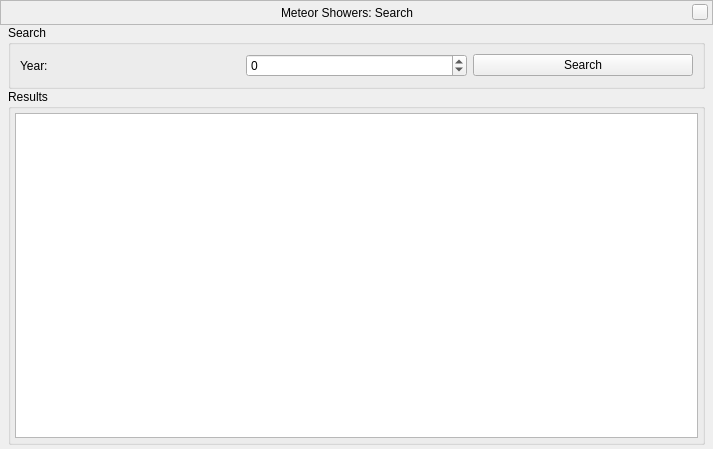
<?xml version="1.0" encoding="UTF-8"?>
<ui version="4.0">
 <class>MSSearchDialog</class>
 <widget class="QWidget" name="MSSearchDialog">
  <property name="geometry">
   <rect>
    <x>0</x>
    <y>0</y>
    <width>713</width>
    <height>449</height>
   </rect>
  </property>
  <property name="windowTitle">
   <string>Meteor Showers Configuration</string>
  </property>
  <layout class="QVBoxLayout" name="verticalLayout_2">
   <property name="spacing">
    <number>0</number>
   </property>
   <property name="leftMargin">
    <number>0</number>
   </property>
   <property name="topMargin">
    <number>0</number>
   </property>
   <property name="rightMargin">
    <number>0</number>
   </property>
   <property name="bottomMargin">
    <number>0</number>
   </property>
   <item>
    <widget class="BarFrame" name="TitleBar">
     <property name="sizePolicy">
      <sizepolicy hsizetype="Expanding" vsizetype="Fixed">
       <horstretch>0</horstretch>
       <verstretch>0</verstretch>
      </sizepolicy>
     </property>
     <property name="minimumSize">
      <size>
       <width>530</width>
       <height>25</height>
      </size>
     </property>
     <property name="maximumSize">
      <size>
       <width>16777215</width>
       <height>25</height>
      </size>
     </property>
     <property name="focusPolicy">
      <enum>Qt::NoFocus</enum>
     </property>
     <property name="autoFillBackground">
      <bool>false</bool>
     </property>
     <property name="frameShape">
      <enum>QFrame::StyledPanel</enum>
     </property>
     <layout class="QHBoxLayout">
      <property name="spacing">
       <number>0</number>
      </property>
      <property name="leftMargin">
       <number>0</number>
      </property>
      <property name="topMargin">
       <number>0</number>
      </property>
      <property name="rightMargin">
       <number>4</number>
      </property>
      <property name="bottomMargin">
       <number>0</number>
      </property>
      <item>
       <spacer>
        <property name="orientation">
         <enum>Qt::Horizontal</enum>
        </property>
        <property name="sizeHint" stdset="0">
         <size>
          <width>40</width>
          <height>20</height>
         </size>
        </property>
       </spacer>
      </item>
      <item>
       <widget class="QLabel" name="stelWindowTitle">
        <property name="text">
         <string>Meteor Showers: Search</string>
        </property>
       </widget>
      </item>
      <item>
       <spacer>
        <property name="orientation">
         <enum>Qt::Horizontal</enum>
        </property>
        <property name="sizeHint" stdset="0">
         <size>
          <width>40</width>
          <height>20</height>
         </size>
        </property>
       </spacer>
      </item>
      <item>
       <widget class="QPushButton" name="closeStelWindow">
        <property name="minimumSize">
         <size>
          <width>16</width>
          <height>16</height>
         </size>
        </property>
        <property name="maximumSize">
         <size>
          <width>16</width>
          <height>16</height>
         </size>
        </property>
        <property name="focusPolicy">
         <enum>Qt::NoFocus</enum>
        </property>
        <property name="text">
         <string/>
        </property>
       </widget>
      </item>
     </layout>
    </widget>
   </item>
   <item>
    <layout class="QVBoxLayout" name="verticalLayout">
     <property name="leftMargin">
      <number>8</number>
     </property>
     <property name="rightMargin">
      <number>8</number>
     </property>
     <property name="bottomMargin">
      <number>4</number>
     </property>
     <item>
      <widget class="QGroupBox" name="search">
       <property name="maximumSize">
        <size>
         <width>16777215</width>
         <height>16777215</height>
        </size>
       </property>
       <property name="title">
        <string>Search</string>
       </property>
       <layout class="QHBoxLayout" name="horizontalLayout">
        <item>
         <widget class="QLabel" name="labelFrom">
          <property name="text">
           <string>Year:</string>
          </property>
         </widget>
        </item>
        <item>
         <widget class="QSpinBox" name="fromYearSpinBox">
          <property name="minimum">
           <number>-1000</number>
          </property>
          <property name="maximum">
           <number>5000</number>
          </property>
         </widget>
        </item>
        <item>
         <widget class="QPushButton" name="searchButton">
          <property name="text">
           <string>Search</string>
          </property>
          <property name="checkable">
           <bool>false</bool>
          </property>
          <property name="default">
           <bool>false</bool>
          </property>
         </widget>
        </item>
       </layout>
      </widget>
     </item>
     <item>
      <widget class="QGroupBox" name="results">
       <property name="title">
        <string>Results</string>
       </property>
       <layout class="QVBoxLayout" name="verticalLayout_5">
        <property name="spacing">
         <number>4</number>
        </property>
        <property name="leftMargin">
         <number>4</number>
        </property>
        <property name="topMargin">
         <number>4</number>
        </property>
        <property name="rightMargin">
         <number>4</number>
        </property>
        <property name="bottomMargin">
         <number>4</number>
        </property>
        <item>
         <widget class="QTreeWidget" name="listEvents">
          <property name="sizePolicy">
           <sizepolicy hsizetype="Minimum" vsizetype="MinimumExpanding">
            <horstretch>0</horstretch>
            <verstretch>0</verstretch>
           </sizepolicy>
          </property>
          <property name="minimumSize">
           <size>
            <width>0</width>
            <height>100</height>
           </size>
          </property>
          <property name="horizontalScrollBarPolicy">
           <enum>Qt::ScrollBarAlwaysOff</enum>
          </property>
          <property name="editTriggers">
           <set>QAbstractItemView::NoEditTriggers</set>
          </property>
          <property name="rootIsDecorated">
           <bool>false</bool>
          </property>
          <property name="uniformRowHeights">
           <bool>true</bool>
          </property>
          <property name="itemsExpandable">
           <bool>false</bool>
          </property>
          <property name="sortingEnabled">
           <bool>true</bool>
          </property>
          <property name="expandsOnDoubleClick">
           <bool>false</bool>
          </property>
          <property name="columnCount">
           <number>0</number>
          </property>
          <attribute name="headerShowSortIndicator" stdset="0">
           <bool>true</bool>
          </attribute>
         </widget>
        </item>
       </layout>
      </widget>
     </item>
    </layout>
   </item>
  </layout>
 </widget>
 <customwidgets>
  <customwidget>
   <class>BarFrame</class>
   <extends>QFrame</extends>
   <header>Dialog.hpp</header>
   <container>1</container>
  </customwidget>
 </customwidgets>
 <resources/>
 <connections/>
</ui>
